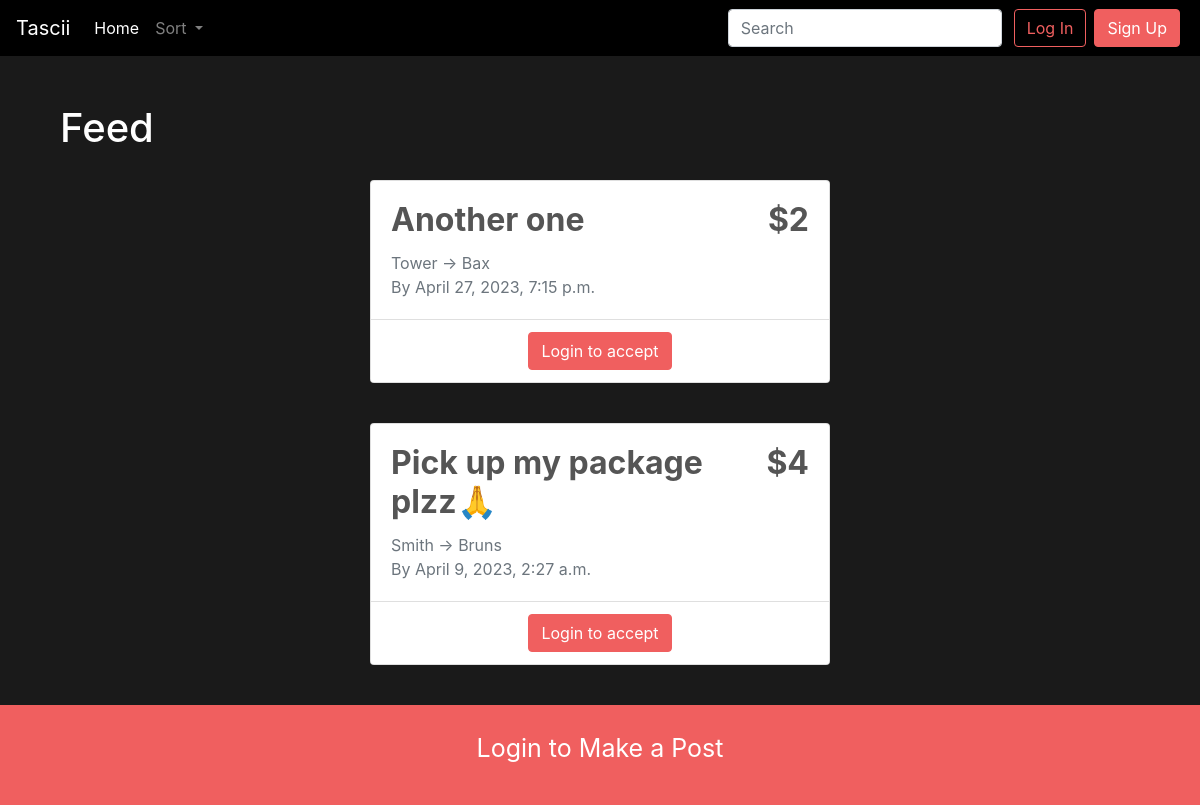
The page / on the database its author committed.
### feed/models.py (models this page shows)
class Post(models.Model):
    title = models.CharField(max_length=100)
    price = models.IntegerField()
    start_loc = models.CharField(max_length=100) # Could create custom location field to get long and lat too
    end_loc = models.CharField(max_length=100)
    expiration_date = models.DateTimeField()
    time_estimate = models.DurationField()
    user = models.ForeignKey(User, on_delete=models.CASCADE, related_name='%(class)s_post_created')
    created_at = models.DateTimeField(auto_now_add=True)
    status = models.CharField(max_length=20, default='open') # open, accepted, completed, cancelled
    filled_by = models.ForeignKey(User, on_delete=models.CASCADE, related_name='%(class)s_post_filled', null=True, blank=True)

### feed/views.py (the view)
# urls.py: path('', views.feed, name='feed'),
def feed(request, sort="created_at"):
    query = request.GET.get('query')
    sort = sort if sort == 'expiration_date' else '-' + sort
    if query:
        posts = Post.objects.filter(
            Q(title__icontains=query) | Q(start_loc__icontains=query) | Q(end_loc__icontains=query)
        ).order_by(sort)
    else:
        posts = Post.objects.filter(Q(status='open')).order_by(sort)
    context = {
        'query': query,
        'posts': posts
    }
    return render(request, 'feed.html', context)

### feed/templates/feed.html (shortened to what this page needs)
{% extends "base.html" %}
{% block page_content %}
<div class="col feed">
<h1>Feed</h1>
{% for post in posts %}
    <div class="post md-4 mx-auto" data-aos="fade-up" data-aos-offset="100", data-aos-duration="1000">
        <div class="card rounded-3">
          <div class="card-body d-flex justify-content-between">
            <div class="d-flex flex-column">
              <h5 class="card-title">{{ post.title }}</h5>
              <p class="card-text text-muted">{{ post.start_loc }} &rarr; {{ post.end_loc }}</p>
              <p class="card-text text-muted">By {{ post.expiration_date }}</p>
            </div>
            <h4 class="card-price text-right">${{ post.price }}</h4>
          </div>
          <div class="card-footer bg-white text-center">
            {% if request.user.is_authenticated %}
            {% if post.user == request.user %}
            <a href="{% url 'edit_post' post.pk %}" class="btn btn-primary">Edit / Take Down</a>
            {% else %}
            <a href="{% url 'post_details' post.pk %}" class="btn btn-primary">Accept?</a>
            {% endif %}
            {% else %}
            <a href="{% url 'login' %}" class="btn btn-primary">Login to accept</a>
            {% endif %}
          </div>
        </div>
      </div>
{% endfor %}
</div>
<div class="fixed-bottom d-flex justify-content-center">
  {% if request.user.is_authenticated %}
      <a href="{% url 'make_post' %}" class="btn-block btn-primary">Make a Post</a>
  {% else %}
      <a href="{% url 'login' %}" class="btn-block btn-primary">Login to Make a Post</a>
  {% endif %}
 </div>
{% endblock %}

### feed/static/feed/main.css (style rules this page uses)
:root { --brand-color: #f05f5f; }
.btn-primary { background-color: var(--arc-palette-foregroundSecondary, var(--brand-color, black)) !important; border-color: var(--arc-palette-foregroundSecondary, var(--brand-color, black)) !important; }
.btn-block { height: 100px; font-size: 25px; text-align: center; padding-top: 25px; }
body { color: white; background-color: #1a1a1a; }
.post { width: 100%; max-width: 500px; color: #555555; padding: 20px; }
.card-title { font-size: 2rem; font-weight: Bold; }
.card-price { text-align: right; font-size: 2rem; font-weight: bold; }
.card-text { font-size: 1rem; margin-bottom: 0px; }
.feed { margin-bottom: 120px; }

### rows shown on the page
Post: title "Another one", start_loc "Tower", end_loc "Bax", expiration_date "April 27, 2023, 7:15 p.m.", price "2"
Post: title "Pick up my package plzz🙏", start_loc "Smith", end_loc "Bruns", expiration_date "April 9, 2023, 2:27 a.m.", price "4"
